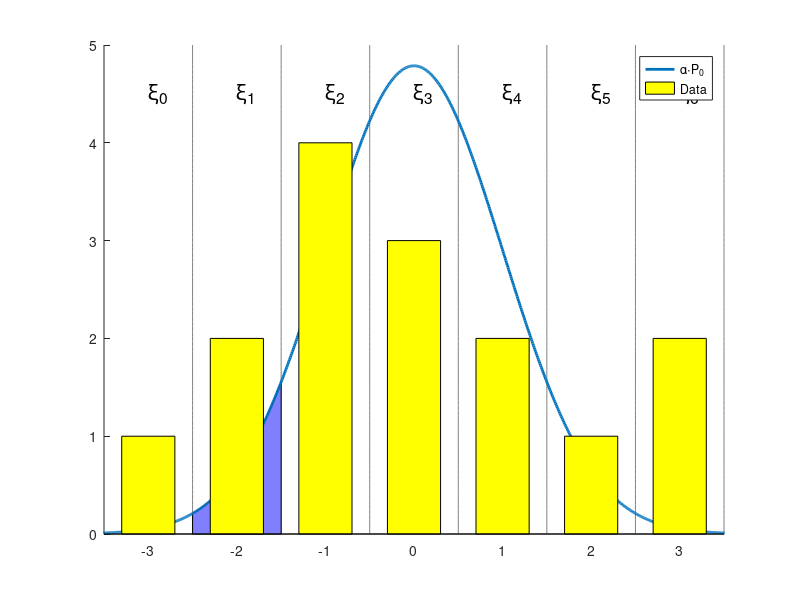

Recreate this plot in MATLAB. (Note: this script raises an error after producing the figure.)
data = [1 2 4 3 2 1 2]; % Made up data
%sigma= 0.1; data = [-3+randn(1,1)*sigma -2+randn(1,2)*sigma -1+randn(1,4)*sigma 0+randn(1,3)*sigma 1+randn(1,2)*sigma 2+randn(1,1)*sigma 3+randn(1,2)*sigma];
figure
n =100;
hold on
count = 0;
for i = -2.5:3.5
    count = count + 1;
    plot(i*ones(n,1),linspace(0,5,n), 'color',[0.5 0.5 0.5])
    text(i-0.5,4.5,strcat('\xi_',int2str(count-1)),'fontsize',16)
end
%text(i+0.5,4.5,strcat('\xi_',int2str(count)),'fontsize',16)
xs = [linspace(-2.5,-1.5,100) fliplr(linspace(-2.5,-1.5,100))];
ys = 12*[zeros(1,100) normpdf(fliplr(linspace(-2.5,-1.5,100)))];
fill(xs,ys,[0.5 0.5 1])
x= linspace(-4,4,1000);
hDens = plot(x,12*normpdf(x), 'linewidth',2);
hBar = bar([-3,-2,-1,0,1,2,3],[1 2 4 3 2 1 2]);
set(hBar,'facecolor','y','barwidth',0.6)
legend([hDens hBar],'\alpha\cdotP_{0}','Data')
set(gca,'xlim',[-3.5 3.5])
 
gtext('\alpha\cdotP(B_1)','fontsize',16)





